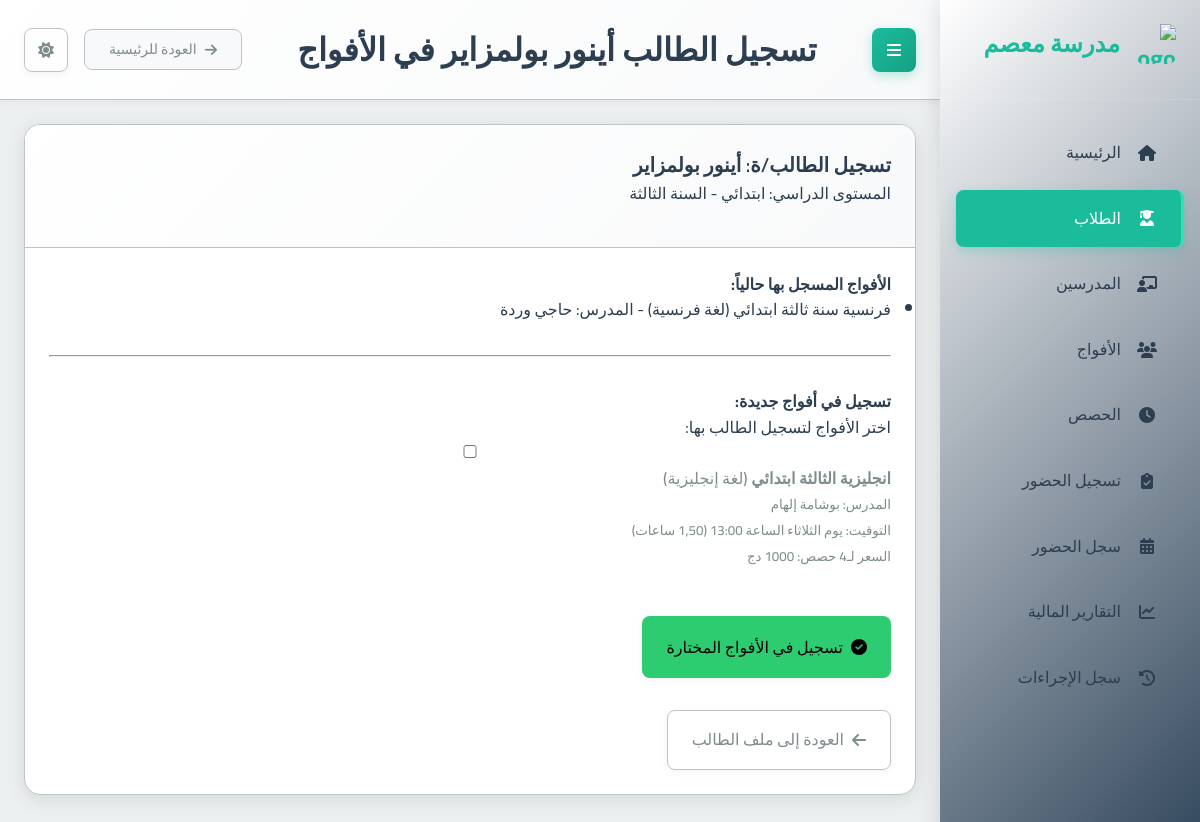
The page /students/23/enroll/ on the database its author committed.
### school_app/models.py (models this page shows, shortened)
class Student(models.Model):
    full_name = models.CharField(max_length=201, verbose_name="الاسم الكامل")
    phone_number = models.CharField(max_length=20, null=True, blank=True, verbose_name="رقم هاتف الطالب")
    guardian_phone = models.CharField(max_length=20, null=True, blank=True, verbose_name="رقم هاتف الولي")
    birth_day = models.IntegerField(verbose_name="يوم الميلاد")
    birth_month = models.IntegerField(verbose_name="شهر الميلاد")
    birth_year = models.IntegerField(verbose_name="سنة الميلاد")
    academic_level = models.ForeignKey(AcademicLevel, on_delete=models.PROTECT, verbose_name="المستوى الدراسي")
    registration_fee_paid = models.BooleanField(default=False, verbose_name="رسوم التسجيل مدفوعة")
    card_number = models.CharField(max_length=20, unique=True, blank=True, null=True, verbose_name="رقم البطاقة")
    prepaid_balance = models.DecimalField(max_digits=10, decimal_places=2, default=Decimal('0.00'), verbose_name="رصيد مدفوع مقدماً")
    created_at = models.DateTimeField(auto_now_add=True, verbose_name="تاريخ الإنشاء")
    class Meta:
        verbose_name = "طالب"
        verbose_name_plural = "الطلاب"

class AcademicLevel(models.Model):
    name = models.CharField(max_length=100, verbose_name="الاسم")
    category = models.CharField(max_length=50, choices=[
        ('PRIMARY', 'ابتدائي'),
        ('MIDDLE', 'متوسط'),
        ('HIGH', 'ثانوي')
    ], verbose_name="الفئة")
    class Meta:
        verbose_name = "المستوى الدراسي"
        verbose_name_plural = "المستويات الدراسية"

class Group(models.Model):
    name = models.CharField(max_length=100, verbose_name="اسم الفوج")
    subject = models.ForeignKey(Subject, on_delete=models.PROTECT, verbose_name="المادة")
    teacher = models.ForeignKey(Teacher, on_delete=models.CASCADE, verbose_name="المدرس")
    academic_levels = models.ManyToManyField(AcademicLevel, verbose_name="المستويات الدراسية المتوافقة")
    price_per_4_sessions = models.DecimalField(max_digits=10, decimal_places=2, verbose_name="السعر لكل 4 حصص")
    session_day = models.IntegerField(choices=[
        (0, 'الاثنين'),
        (1, 'الثلاثاء'),
        (2, 'الأربعاء'),
        (3, 'الخميس'),
        (4, 'الجمعة'),
        (5, 'السبت'),
        (6, 'الأحد')
    ], verbose_name="يوم الحصة")
    session_start_time = models.TimeField(verbose_name="وقت بداية الحصة")
    session_duration = models.DecimalField(max_digits=4, decimal_places=2, default=1.5, verbose_name="مدة الحصة (ساعات)")
    students = models.ManyToManyField(Student, through='StudentGroup', blank=True, verbose_name="الطلاب المسجلون")
    created_at = models.DateTimeField(auto_now_add=True, verbose_name="تاريخ الإنشاء")
    is_continuous = models.BooleanField(default=False, verbose_name="فوج مستمر (تُنشأ الحصص أسبوعياً تلقائياً)")
    created_sessions_until = models.DateField(null=True, blank=True, verbose_name="تم إنشاء الحصص حتى تاريخ")
    class Meta:
        verbose_name = "فوج"
        verbose_name_plural = "الأفواج"

class Subject(models.Model):
    name = models.CharField(max_length=100, verbose_name="اسم المادة")
    class Meta:
        verbose_name = "مادة دراسية"
        verbose_name_plural = "المواد الدراسية"

class Teacher(models.Model):
    full_name = models.CharField(max_length=201, verbose_name="الاسم الكامل")
    phone_number = models.CharField(max_length=20, unique=True, verbose_name="رقم الهاتف")
    subject = models.ForeignKey(Subject, on_delete=models.PROTECT, verbose_name="المادة الأساسية")
    created_at = models.DateTimeField(auto_now_add=True, verbose_name="تاريخ الإنشاء")
    class Meta:
        verbose_name = "مدرس"
        verbose_name_plural = "المدرسون"

### school_app/views.py (the view, shortened to what this page needs)
# urls.py: path('students/<int:student_id>/enroll/', views.enroll_student_in_groups, name='enroll_student_in_groups'),
def enroll_student_in_groups(request, student_id):
    student = get_object_or_404(Student, id=student_id)
    student_academic_level = student.academic_level
    enrolled_groups = student.group_set.all().select_related('subject', 'teacher') # Groups student is already in
    enrolled_group_ids = [group.id for group in enrolled_groups]
    groups_matching_level = Group.objects.filter(academic_levels=student_academic_level)
    groups_open_to_all = Group.objects.filter(academic_levels__isnull=True)
    available_groups = (groups_matching_level | groups_open_to_all).exclude(id__in=enrolled_group_ids).distinct().select_related('subject', 'teacher').order_by('name')
    context = {
        'student': student,
        'available_groups': available_groups,
        'enrolled_groups': enrolled_groups, # Pass currently enrolled groups for display
        'page_title': f"تسجيل الطالب {student.full_name} في الأفواج"
    }
    return render(request, 'school_app/enroll_student_in_groups.html', context)

### templates/school_app/enroll_student_in_groups.html (shortened to what this page needs)
{% extends "base.html" %}
{% block page_title %}{{ page_title }}{% endblock %}
{% block content %}
<div class="card">
  <div class="card-header">
    <h2 class="card-title">تسجيل الطالب/ة: {{ student.full_name }}</h2>
    <p class="card-subtitle mb-2 text-muted">المستوى الدراسي: {{ student.academic_level.get_category_display }} - {{ student.academic_level.name }}</p>
  </div>
  <div class="card-body">
    <div class="mb-4">
      <h4>الأفواج المسجل بها حالياً:</h4>
      {% if enrolled_groups %}
        <ul class="list-group">
          {% for group in enrolled_groups %}
            <li class="list-group-item">
              {{ group.name }} ({{ group.subject.name }}) - المدرس: {{ group.teacher.full_name }}
            </li>
          {% endfor %}
        </ul>
      {% else %}
        <p class="text-muted">الطالب غير مسجل في أي فوج حالياً.</p>
      {% endif %}
    </div>
    <hr>
    <h4 class="mt-4">تسجيل في أفواج جديدة:</h4>
    {% if available_groups %}
      <form method="post">
        <div class="form-group">
          <p>اختر الأفواج لتسجيل الطالب بها:</p>
          <div class="row">
            {% for group in available_groups %}
              <div class="col-md-6 col-lg-4 mb-2">
                <div class="custom-control custom-checkbox">
                  <input type="checkbox" class="custom-control-input" id="group_{{ group.id }}" name="groups_to_enroll" value="{{ group.id }}">
                  <label class="custom-control-label" for="group_{{ group.id }}">
                    <strong>{{ group.name }}</strong> ({{ group.subject.name }})<br>
                    <small>المدرس: {{ group.teacher.full_name }}</small><br>
                    <small>التوقيت: يوم {{ group.get_session_day_display }} الساعة {{ group.session_start_time|time:"H:i" }} ({{ group.session_duration }} ساعات)</small><br>
                    <small>السعر لـ4 حصص: {{ group.price_per_4_sessions|floatformat:0 }} دج</small>
                  </label>
                </div>
              </div>
            {% endfor %}
          </div>
        </div>
        <button type="submit" class="btn btn-success mt-3">
          <i class="fas fa-check-circle"></i> تسجيل في الأفواج المختارة
        </button>
      </form>
    {% else %}
      <p class="text-info">لا توجد أفواج جديدة متاحة للتسجيل لهذا الطالب حالياً (إما لعدم تطابق المستوى الدراسي أو لأنه مسجل بالفعل في كل الأفواج المتاحة).</p>
    {% endif %}
    <div class="mt-4">
      <a href="{% url 'student_detail' student.id %}" class="btn btn-outline-secondary">
        <i class="fas fa-arrow-left"></i> العودة إلى ملف الطالب
      </a>
    </div>
  </div>
</div>
{% endblock %}

### static/css/main.css (style rules this page uses)
:root { --primary-color: #2c3e50; --primary-light: #34495e; --primary-darker: #1a252f; --accent-color: #1abc9c; --accent-light: #2fe2b3; --accent-dark: #16a085; --text-color: #2c3e50; --text-secondary: #7f8c8d; --text-on-primary: #ffffff; --text-on-accent: #ffffff; --text-nav: #2c3e50; --background-color: #ecf0f1; --card-background: #ffffff; --input-background: #ffffff; --border-color: #bdc3c7; --input-border-color: #bdc3c7; --success-color: #2ecc71; --warning-color: #f39c12; --error-color: #e74c3c; --info-color: #1E90FF; --table-header-background: #e9ecef; --table-row-hover-background: #f8f9fa; --box-shadow-color: rgba(0, 0, 0, 0.1); --box-shadow-color-hover: rgba(0, 0, 0, 0.15); --box-shadow-soft-color: rgba(0, 0, 0, 0.05); --subtle-background: #f8f9fa; --spacing-xs: 8px; --spacing-sm: 16px; --spacing-md: 24px; --spacing-lg: 32px; --spacing-xl: 48px; --font-family: 'Cairo', sans-serif; --font-size-xs: 12px; --font-size-sm: 14px; --font-size-md: 16px; --font-size-lg: 20px; --font-size-xl: 24px; --font-size-xxl: 32px; --border-radius-sm: 4px; --border-radius-md: 8px; --border-radius-lg: 16px; --transition-fast: 0.2s ease; --transition-normal: 0.3s ease; --transition-slow: 0.5s ease; --sidebar-width: 260px; }
* { margin: 0; padding: 0; box-sizing: border-box; direction: rtl; }
html { direction: rtl; font-size: 16px; }
body { font-family: var(--font-family); background-color: var(--background-color); color: var(--text-color); line-height: 1.6; transition: background-color var(--transition-normal), color var(--transition-normal); overflow-x: hidden; }
.btn-success { background: var(--success-color); }
.form-group { margin-bottom: var(--spacing-md); }
.card { background-color: var(--card-background); border-radius: var(--border-radius-lg); box-shadow: 0 4px 20px var(--box-shadow-color); margin-bottom: var(--spacing-md); overflow: hidden; transition: all var(--transition-normal); border: 1px solid var(--border-color); }
.card-header { padding: var(--spacing-md); border-bottom: 1px solid var(--border-color); background: linear-gradient(135deg, var(--card-background) 0%, var(--subtle-background) 100%); }
.card-title { font-size: var(--font-size-lg); font-weight: 600; margin: 0; color: var(--text-color); }
.card-body { padding: var(--spacing-md); color: var(--text-color); }
.btn { font-family: var(--font-family); padding: var(--spacing-sm) var(--spacing-md); border: none; border-radius: var(--border-radius-md); cursor: pointer; font-size: var(--font-size-md); font-weight: 500; text-decoration: none; display: inline-flex; align-items: center; gap: var(--spacing-xs); transition: all var(--transition-fast); box-shadow: 0 2px 8px var(--box-shadow-soft-color); }
.btn-outline-secondary { background-color: transparent; border: 1px solid var(--border-color); color: var(--text-secondary); }
label { display: block; margin-bottom: var(--spacing-xs); font-weight: 500; color: var(--text-secondary); }
input, select, textarea { font-family: var(--font-family); width: 100%; padding: var(--spacing-sm); border: 1px solid var(--input-border-color); border-radius: var(--border-radius-md); background-color: var(--input-background); color: var(--text-color); font-size: var(--font-size-md); transition: all var(--transition-fast); }
.mb-2 { margin-bottom: var(--spacing-sm); }
.mb-4 { margin-bottom: var(--spacing-lg); }
.mt-3 { margin-top: var(--spacing-md); }
.mt-4 { margin-top: var(--spacing-lg); }

### rows shown on the page
Student: full_name "أينور بولمزاير", academic_level.category "ابتدائي", academic_level.name "السنة الثالثة"
Group: name "فرنسية سنة ثالثة ابتدائي", subject.name "لغة فرنسية", teacher.full_name "حاجي وردة"
Group: name "انجليزية الثالثة ابتدائي", subject.name "لغة إنجليزية", teacher.full_name "بوشامة إلهام", session_day "الثلاثاء", session_start_time "13:00"

### other values the page prints
{{ page_title }} "تسجيل الطالب أينور بولمزاير في الأفواج"
